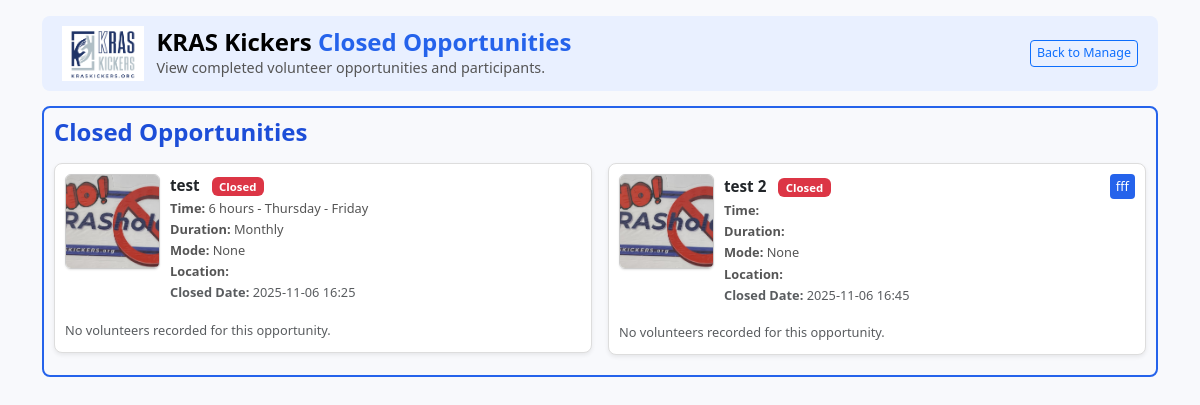
The app's page /closed with its own data.
### tables this page shows
CREATE TABLE opportunities (
    id INTEGER PRIMARY KEY AUTOINCREMENT,
    title TEXT,
    time TEXT,
    duration TEXT,
    location TEXT,
    requirements TEXT,
    image TEXT,
    tags TEXT,
    closed INTEGER DEFAULT 0,
    closed_date TEXT
, desc TEXT, mode TEXT);

### app.py (the view)
@app.route("/closed")
def closed_opportunities():
    conn = get_db_connection()
    opp_rows = conn.execute("SELECT * FROM opportunities WHERE closed = 1").fetchall()
    apps_rows = conn.execute("SELECT * FROM applications").fetchall()
    conn.close()
    opportunities = dictify_rows(opp_rows)
    applications = dictify_rows(apps_rows)
    for opp in opportunities:
        tags_raw = opp.get("tags")
        if isinstance(tags_raw, str) and tags_raw.strip():
            try:
                opp["tags"] = json.loads(tags_raw)
            except json.JSONDecodeError:
                opp["tags"] = []
        elif tags_raw is None:
            opp["tags"] = []
        opp["frequency"] = opp.get("mode", "")
        opp["volunteers"] = [
            a for a in applications if a.get("title") == opp.get("title")
        ]
    return render_template("closed.html", opportunities=opportunities)

### app.py (called while the page is built)
def get_db_connection():
    conn = sqlite3.connect(DB_FILE)
    conn.row_factory = sqlite3.Row
    return conn

def dictify_rows(rows):
    return [dict(row) for row in rows]

### templates/closed.html (shortened to what this page needs)
<!doctype html>
<html lang="en">
  <head>
    <link href="https://cdn.jsdelivr.net/npm/bootstrap@5.3.3/dist/css/bootstrap.min.css" rel="stylesheet">
  </head>
  <body class="p-3">
    <div class="container">
      <div class="hero">
        <img src="{{ url_for('static', filename='kras_logo.png') }}" alt="Logo">
        <div>
          <h2><span style="color:#000;">KRAS Kickers</span> <span style="color:#2563eb;">Closed Opportunities</span></h2>
          <p class="mb-0 small-text">View completed volunteer opportunities and participants.</p>
        </div>
        <div class="ms-auto">
          <a href="/manage" class="btn btn-outline-primary btn-sm">Back to Manage</a>
        </div>
      </div>
      {% if opportunities %}
      <div class="opportunity-section">
        <h4 class="fw-bold mb-3">Closed Opportunities</h4>
        <div id="closedOpportunityList" class="row g-3">
          {% for opp in opportunities %}
          <div class="col-md-6">
            <div class="opportunity-card card-hover shadow-sm">
              <div class="opportunity-content">
                {% if opp.image %}
                <img src="{{ url_for('static', filename=opp.image) }}" alt="{{ opp.title }}">
                {% endif %}
                <div class="flex-grow-1">
                  <div class="card-title-row">
                    <div class="card-title mb-0">
                      {{ opp.title }}
                      <span class="badge bg-danger ms-2">Closed</span>
                    </div>
                    <div class="tag-box-inline">
                      {% if opp.tags %}
                        {% for tag in opp.tags %}
                          <span class="badge-tag" style="background-color: {{ tag.color }}">{{ tag.name }}</span>
                        {% endfor %}
                      {% endif %}
                    </div>
                  </div>
                  <div class="small-text"><b>Time:</b> {{ opp.time }}</div>
                  <div class="small-text"><b>Duration:</b> {{ opp.duration }}</div>
                  <div class="small-text"><b>Mode:</b> {{ opp.mode }}</div>
                  <div class="small-text"><b>Location:</b> {{ opp.location }}</div>
                  {% if opp.closed_date %}
                  <div class="small-text text-muted"><b>Closed Date:</b> {{ opp.closed_date }}</div>
                  {% endif %}
                </div>
              </div>
              <div class="mt-3">
                {% if opp.volunteers and opp.volunteers|length > 0 %}
                <table class="table table-sm table-bordered volunteer-table">
                  <thead>
                    <tr>
                      <th>Name</th>
                      <th>Email</th>
                      <th>Applied On</th>
                    </tr>
                  </thead>
                  <tbody>
                    {% for v in opp.volunteers %}
                    <tr>
                      <td>{{ v.first_name }} {{ v.last_name }}</td>
                      <td>{{ v.email }}</td>
                      <td>{{ v.timestamp }}</td>
                    </tr>
                    {% endfor %}
                  </tbody>
                </table>
                {% else %}
                <p class="small-text text-muted">No volunteers recorded for this opportunity.</p>
                {% endif %}
              </div>
            </div>
          </div>
          {% endfor %}
        </div>
      </div>
      {% else %}
      <div class="no-data">
        <p>No closed opportunities at this time.</p>
      </div>
      {% endif %}
    </div>
  </body>
</html>

### templates/closed.html (style rules this page uses)
body { background-color: #f8f9fc; font-family: 'Segoe UI', Tahoma, Geneva, Verdana, sans-serif; }
.hero { background-color: #e9f0ff; display: flex; align-items: center; padding: 10px 20px; border-radius: 8px; gap: 12px; margin-bottom: 15px; }
.hero img { height: 55px; }
.hero h2 { font-weight: 700; font-size: 1.5rem; margin-bottom: 0; }
.hero .small-text { font-size: 0.9rem; color: #555; }
.opportunity-section { border: 2px solid #2563eb; border-radius: 8px; padding: 10px; margin-top: 15px; }
.opportunity-card { background: white; border: 1px solid #ddd; border-radius: 8px; padding: 10px; margin-bottom: 10px; box-shadow: 0 1px 2px rgba(0,0,0,0.05); }
.opportunity-content { display: flex; align-items: flex-start; gap: 10px; }
.opportunity-card img { width: 95px; height: 95px; object-fit: cover; border-radius: 6px; border: 1px solid #ccc; box-shadow: 0 1px 2px rgba(0, 0, 0, 0.1); flex-shrink: 0; }
.card-title-row { display: flex; align-items: center; justify-content: space-between; gap: 10px; margin-bottom: 2px; }
.card-title { font-weight: 600; font-size: 0.95rem; margin-bottom: 2px; }
.tag-box-inline { display: inline-flex; align-items: center; gap: 6px; flex-wrap: wrap; }
.badge-tag { font-size: 0.8rem; padding: 3px 6px; border-radius: 4px; color: white; }
.small-text { font-size: 0.8rem; color: #555; margin-bottom: 2px; }
h4.fw-bold { color: #1d4ed8; margin-bottom: 10px; }
.btn-sm { font-size: 0.78rem; padding: 3px 6px; }

### records on screen
opportunities: image+title (placeholder picture), title "test", time "6 hours - Thursday - Friday", duration "Monthly", mode "None", closed_date "2025-11-06 16:25"
opportunities: image (placeholder picture), title "test 2", name "fff", mode "None", closed_date "2025-11-06 16:45"
